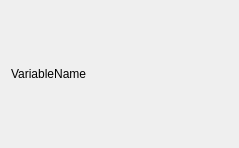
<?xml version="1.0" encoding="UTF-8"?>
<ui version="4.0">
 <class>RVariableWidget</class>
 <widget class="QWidget" name="RVariableWidget">
  <property name="geometry">
   <rect>
    <x>0</x>
    <y>0</y>
    <width>239</width>
    <height>148</height>
   </rect>
  </property>
  <property name="sizePolicy">
   <sizepolicy hsizetype="Preferred" vsizetype="Minimum">
    <horstretch>0</horstretch>
    <verstretch>0</verstretch>
   </sizepolicy>
  </property>
  <property name="minimumSize">
   <size>
    <width>100</width>
    <height>120</height>
   </size>
  </property>
  <property name="maximumSize">
   <size>
    <width>16777215</width>
    <height>300</height>
   </size>
  </property>
  <property name="windowTitle">
   <string>Form</string>
  </property>
  <layout class="QVBoxLayout" name="verticalLayout_2">
   <item>
    <layout class="QVBoxLayout" name="VLayout">
     <item>
      <widget class="QLabel" name="labelName">
       <property name="sizePolicy">
        <sizepolicy hsizetype="Maximum" vsizetype="Fixed">
         <horstretch>0</horstretch>
         <verstretch>0</verstretch>
        </sizepolicy>
       </property>
       <property name="minimumSize">
        <size>
         <width>0</width>
         <height>50</height>
        </size>
       </property>
       <property name="maximumSize">
        <size>
         <width>16777215</width>
         <height>50</height>
        </size>
       </property>
       <property name="text">
        <string>VariableName</string>
       </property>
      </widget>
     </item>
    </layout>
   </item>
  </layout>
 </widget>
 <resources/>
 <connections/>
</ui>
